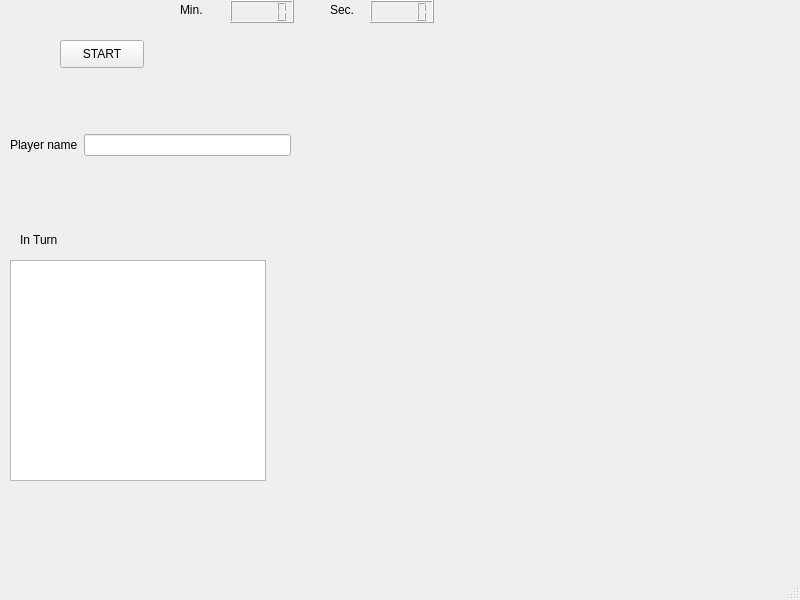
<?xml version="1.0" encoding="UTF-8"?>
<ui version="4.0">
 <class>MainWindow</class>
 <widget class="QMainWindow" name="MainWindow">
  <property name="geometry">
   <rect>
    <x>0</x>
    <y>0</y>
    <width>800</width>
    <height>600</height>
   </rect>
  </property>
  <property name="windowTitle">
   <string>MainWindow</string>
  </property>
  <widget class="QWidget" name="centralwidget">
   <widget class="QWidget" name="gridLayoutWidget">
    <property name="geometry">
     <rect>
      <x>300</x>
      <y>70</y>
      <width>451</width>
      <height>441</height>
     </rect>
    </property>
    <layout class="QGridLayout" name="gridLayout"/>
   </widget>
   <widget class="QWidget" name="gridLayoutWidget_2">
    <property name="geometry">
     <rect>
      <x>10</x>
      <y>90</y>
      <width>281</width>
      <height>111</height>
     </rect>
    </property>
    <layout class="QGridLayout" name="gridLayout_2">
     <item row="0" column="0">
      <widget class="QLabel" name="label">
       <property name="text">
        <string>Player name</string>
       </property>
      </widget>
     </item>
     <item row="0" column="1">
      <widget class="QLineEdit" name="lineEdit"/>
     </item>
    </layout>
   </widget>
   <widget class="QTextBrowser" name="textBrowser">
    <property name="geometry">
     <rect>
      <x>10</x>
      <y>260</y>
      <width>256</width>
      <height>221</height>
     </rect>
    </property>
   </widget>
   <widget class="QLabel" name="label_2">
    <property name="geometry">
     <rect>
      <x>20</x>
      <y>230</y>
      <width>63</width>
      <height>20</height>
     </rect>
    </property>
    <property name="text">
     <string>In Turn</string>
    </property>
   </widget>
   <widget class="QLabel" name="in_turnO">
    <property name="geometry">
     <rect>
      <x>110</x>
      <y>230</y>
      <width>171</width>
      <height>20</height>
     </rect>
    </property>
    <property name="text">
     <string/>
    </property>
   </widget>
   <widget class="QLCDNumber" name="lcdNumberMin">
    <property name="geometry">
     <rect>
      <x>230</x>
      <y>0</y>
      <width>64</width>
      <height>23</height>
     </rect>
    </property>
   </widget>
   <widget class="QLCDNumber" name="lcdNumberSec">
    <property name="geometry">
     <rect>
      <x>370</x>
      <y>0</y>
      <width>64</width>
      <height>23</height>
     </rect>
    </property>
   </widget>
   <widget class="QLabel" name="label_3">
    <property name="geometry">
     <rect>
      <x>180</x>
      <y>0</y>
      <width>41</width>
      <height>20</height>
     </rect>
    </property>
    <property name="text">
     <string>Min.</string>
    </property>
   </widget>
   <widget class="QLabel" name="label_4">
    <property name="geometry">
     <rect>
      <x>330</x>
      <y>0</y>
      <width>31</width>
      <height>20</height>
     </rect>
    </property>
    <property name="text">
     <string>Sec.</string>
    </property>
   </widget>
   <widget class="QPushButton" name="startButton">
    <property name="geometry">
     <rect>
      <x>60</x>
      <y>40</y>
      <width>84</width>
      <height>28</height>
     </rect>
    </property>
    <property name="text">
     <string>START</string>
    </property>
   </widget>
  </widget>
  <widget class="QMenuBar" name="menubar">
   <property name="geometry">
    <rect>
     <x>0</x>
     <y>0</y>
     <width>800</width>
     <height>25</height>
    </rect>
   </property>
  </widget>
  <widget class="QStatusBar" name="statusbar"/>
 </widget>
 <resources/>
 <connections/>
</ui>
